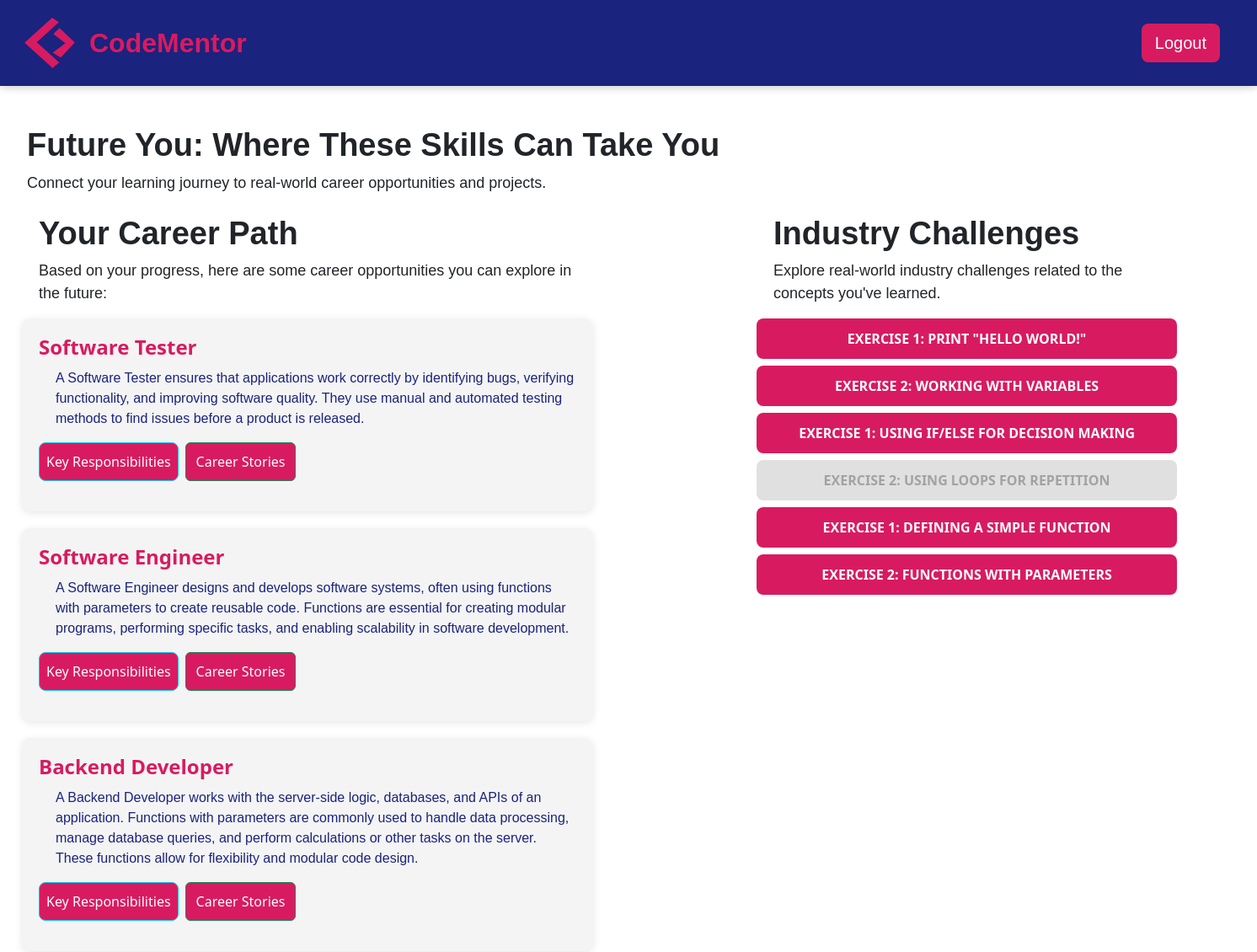
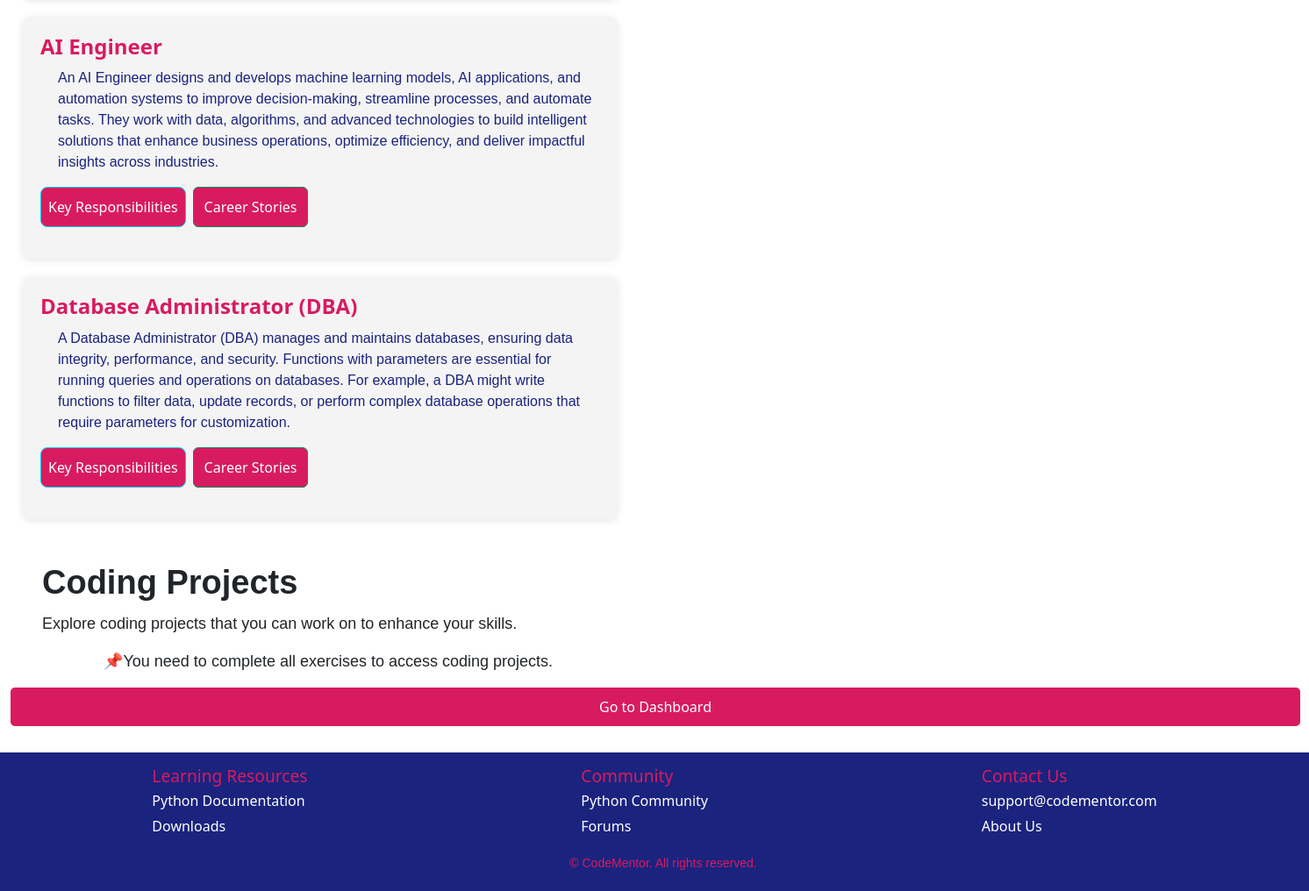
The app's page /future_you (signed in) with its own data (2 pictures, top to bottom).
### app.py (models this page shows, shortened)
class CareerSuggestions(db.Model):
    CSid = db.Column(db.Integer, primary_key=True)
    title = db.Column(db.String(100), nullable=False)
    description = db.Column(db.Text, nullable=False)
    exerciseid = db.Column(db.Integer, db.ForeignKey('exercise.exerciseid'), nullable=True)
    keyresponsibilities = db.Column(db.Text, nullable=True)
    exercise = db.relationship('Exercise', backref='career_suggestions', lazy=True)

class Exercise(db.Model):
    exerciseid = db.Column(db.Integer, primary_key=True)
    moduleid = db.Column(db.Integer, db.ForeignKey('module.moduleid'), nullable=False)
    title = db.Column(db.String(100), nullable=False)
    description = db.Column(db.Text, nullable=False)
    user_progress = db.relationship('UserExerciseProgress', backref='exercise', lazy=True)

### app.py (the view, shortened to what this page needs)
@app.route('/future_you', methods=['GET', 'POST'])
@login_required
def future_you():
    userid = current_user.userid
    user_module_progress = UserModuleProgress.query.filter_by(userid=userid).first()
    if user_module_progress:
        current_module_id = user_module_progress.moduleid
    else:
        current_module_id = None
    second_exercise_completed = check_if_second_exercise_completed(userid, current_module_id)
    exercises = Exercise.query.all()
    completed_exercises = UserExerciseProgress.query.filter_by(userid=userid, status='completed').all()
    career_suggestions = []
    seen_exercise_ids = set()
    for completed_exercise in completed_exercises:
        exercise = Exercise.query.get(completed_exercise.exerciseid)
        if exercise and completed_exercise.status == 'completed' and completed_exercise.exerciseid not in seen_exercise_ids:
            suggestions = CareerSuggestions.query.filter_by(exerciseid=exercise.exerciseid).all()
            career_suggestions.extend(suggestions)
            seen_exercise_ids.add(completed_exercise.exerciseid)
    completed_exercise_ids = {ex.exerciseid for ex in completed_exercises}
    exercises_with_status = []
    for exercise in exercises:
        exercises_with_status.append({
            'exerciseid': exercise.exerciseid,
            'title': exercise.title,
            'is_completed': exercise.exerciseid in completed_exercise_ids
        })
    if request.method == 'POST':
        if second_exercise_completed:
            return redirect(url_for('dashboard'))
        else:
            return redirect(url_for('exercises', module_id=current_module_id))
    all_exercises_completed = len(completed_exercise_ids) == len(exercises)
    coding_projects = []
    return render_template('future_you.html',
                           second_exercise_completed=second_exercise_completed,
                           career_suggestions=career_suggestions,
                           exercises_with_status=exercises_with_status,
                           coding_projects=coding_projects,
                           all_exercises_completed=all_exercises_completed)

### app.py (called while the page is built)
@login_manager.user_loader
def load_user(userid):
    return User.query.get(int(userid))

def check_if_second_exercise_completed(userid, module_id):
    second_exercise = Exercise.query.filter_by(moduleid=module_id).order_by(Exercise.exerciseid).offset(1).first()  # This grabs the second exercise based on the module
    if second_exercise:
        user_progress = UserExerciseProgress.query.filter_by(userid=userid, exerciseid=second_exercise.exerciseid).first()
        return user_progress is not None and user_progress.status == 'completed'
    return False

### templates/future_you.html (shortened to what this page needs)
{% extends 'base.html' %}
{% block content %}
    <div class="intro">
        <h1>Future You: Where These Skills Can Take You</h1>
        <p>Connect your learning journey to real-world career opportunities and projects.</p>
    </div>
<section class="future-you-section">
    <div class="container mt-4">
        <div class="row">
            <div class="col-md-8">
                <div style="max-width: 80%;">
                <h1 class="text-left">Your Career Path</h1>
                <p class="text-left" >Based on your progress, here are some career opportunities you can explore in the future:</p>
                </div>
                <div class="career-path-boxes-container">
                    {% if career_suggestions %}
                    <div class="career-paths-container">
                        {% for career in career_suggestions %}
                            <div class="career-path-box">
                                <h3 class="career-title">{{ career.title }}</h3>
                                <p class="career-description" >{{ career.description | safe }}</p>
                                <div class="d-flex gap-2">
                                    <button class="btn btn-info learn-more-btn" data-csid="{{ career.CSid }}">Key Responsibilities</button>
                                    <button class="btn btn-success career-stories-btn" data-csid="{{ career.CSid }}">Career Stories</button>
                                </div>
                            </div>
                        {% endfor %}
                    </div>
                    {% else %}
                        <p>No career suggestions available for this module yet.</p>
                    {% endif %}
                </div>
            </div>
            <div class="col-md-4">
                <div class="industry-challenges">
                    <h1>Industry Challenges</h1>
                    <p>Explore real-world industry challenges related to the concepts you've learned.</p>
                    <div class="d-grid gap-2">
                        {% for exercise in exercises_with_status %}
                            <button class="industry btn-primary"
                                {% if not exercise.is_completed %} disabled {% endif %}
                                    data-url="{{ url_for('industry_challenges', exercise_id=exercise.exerciseid) }}">
                                {{ exercise.title }}
                            </button>
                        {% endfor %}
                    </div>
                </div>
            </div>
        </div>
        <h1 style="margin-left: -50px; margin-top: 50px;">Coding Projects</h1>
        <p style="margin-left: -50px; margin-top: 10px;">Explore coding projects that you can work on to enhance your skills.</p>
        {% if all_exercises_completed %}
            <div class="row">
                {% for project in coding_projects %}
                <div class="col-md-4 mb-3">
                    <div class="card h-100">
                        <div class="card-body">
                            <h4 class="card-title"><strong>{{ project.title }}</strong></h4>
                            <p class="card-text">{{ project.description }}</p>
                            <h5 style="color: #1a237e">Concepts:</h5>
                            <ul>
                                {% for concept in project.concepts %}
                                    <li>{{ concept }}</li>
                                {% endfor %}
                            </ul>
                            <button class="btn vcode toggle-code-btn" data-id="project-{{ project.id }}">View Code</button>
                            <pre id="code-{{ project.id }}" style="display:none; color: #1a237e;"><code>{{ project.demoCode }}</code></pre>
                        </div>
                    </div>
                </div>
                {% endfor %}
            </div>
        {% else %}
            <p>📌You need to complete all exercises to access coding projects.</p>
        {% endif %}
    </div>
    {% if second_exercise_completed %}
        <form method="POST">
            <button type="submit" class="btn btn-custom">Go to Dashboard</button>
        </form>
    {% else %}
        <form method="POST">
            <button type="submit" class="btn btn-custom">Go to Exercises</button>
        </form>
    {% endif %}
</section>
{% endblock %}

### templates/base.html (shortened to what this page needs)
<!DOCTYPE html>
<html lang="en">
<head>
    <link rel="stylesheet" href="https://cdn.jsdelivr.net/npm/bootstrap@5.3.3/dist/css/bootstrap.min.css">
    <link rel="stylesheet" type="text/css" href="/static/css/styles.css">
    <link rel="stylesheet" href="https://cdnjs.cloudflare.com/ajax/libs/font-awesome/6.0.0-beta3/css/all.min.css">
</head>
<body>
    <header>
      <nav class="navbar navbar-expand-lg">
          <div class="container-fluid">
              <div class="logo-container d-flex align-items-center">
                  <svg width="20" height="20" viewBox="0 0 100 100"></svg>
                  <a class="navbar-brand" href="{{ url_for('home') }}">
                      <img src="/static/images/CMLogo.png" alt="CodeMentor Logo" class="logo-image">
                  </a>
                  <span class="logo-text">CodeMentor</span>
              </div>
              <div class="collapse navbar-collapse" id="navbarContent">
                <ul class="navbar-nav ms-auto d-flex gap-2">
                    {% if current_user.is_authenticated %}
                        {% if request.endpoint == 'exercises' %}
                            <li class="nav-item">
                              <a href="{{ url_for('dashboard') }}" class="btn btn-link back-arrow-btn">
                                  <i class="fas fa-arrow-left"></i>
                              </a>
                          </li>
                        {% else %}
                            <li class="nav-item">
                                <a href="{{ url_for('logout') }}" class="btn custom-btn-primary btn-lg">Logout</a>
                            </li>
                        {% endif %}
                    {% endif %}
                </ul>
              </div>
          </div>
      </nav>
    </header>
    <main class="container-fluid flex-grow-1">
        {% block content %}{% endblock %}
    </main>
    <div id="scroll-indicator" class="scroll-indicator">
    </div>
{% if request.endpoint not in ["login", "register", "dashboard", "exercises"] %}
<footer class="footer">
    <div class="footer-content">
      <div class="footer-section">
        <h3>Learning Resources</h3>
        <ul>
          <li><a href="https://www.python.org/doc/">Python Documentation</a></li>
          <li><a href="https://www.python.org/downloads/">Downloads</a></li>
        </ul>
      </div>
      <div class="footer-section">
        <h3>Community</h3>
        <ul>
          <li><a href="https://www.python.org/community/">Python Community</a></li>
          <li><a href="https://www.python.org/community/forums/">Forums</a></li>
        </ul>
      </div>
      <div class="footer-section">
        <h3>Contact Us</h3>
        <ul>
          <li><a href="mailto:support@codementor.com">support@codementor.com</a></li>
          <li><a href="https://codementor.com/about">About Us</a></li>
        </ul>
      </div>
    </div>
    <div class="footer-bottom">
      <p>&copy; {{ year }} CodeMentor. All rights reserved.</p>
    </div>
</footer>
{% endif %}
</body>
</html>

### static/css/styles.css (style rules this page uses)
header { box-shadow: 0 2px 10px rgba(0, 0, 0, 0.1); position: fixed; top: 0; width: 100%; z-index: 1000; }
body, html { margin: 0; padding: 0; height: 100%; }
body { display: flex; flex-direction: column; height: 100%; }
main { flex: 1; margin-top: 200px; }
h1 { font-weight: bold; font-size: 38px; font-family: Verdana, Geneva, Tahoma, sans-serif; margin-left: 20px; }
p { font-size: 18px; font-family: Verdana, Geneva, Tahoma, sans-serif; margin-left: 20px; }
.navbar { background: #1a237e; padding: 1rem 2rem; box-shadow: 0 2px 10px rgba(0,0,0,0.1); }
.logo-image { width: 60px; height: 60px; }
.logo-text { font-family: Verdana, Geneva, Tahoma, sans-serif; font-weight: bold; font-size: 32px; color: #D81B60; margin-left: 1px; display: inline-block; }
.logo-container { margin-left: -35px; }
.custom-btn-primary { background-color: #D81B60 !important; color: white !important; border: none !important; font-family: Verdana, Geneva, Tahoma, sans-serif; }
.navbar-nav { display: flex; flex-direction: row; gap: 15px; align-items: center; justify-content: flex-end; }
.scroll-indicator { position: fixed; bottom: 20px; left: 50%; transform: translateX(-50%); font-size: 2rem; color: #D81B60; cursor: pointer; animation: bounce 1.5s infinite; display: none; }
.footer { background-color: #1a237e; color: #ffffff; padding: 5px 20px; position: relative; width: 100%; margin-top: 30px; }
.footer-content { display: flex; justify-content: space-around; flex-wrap: wrap; gap: 5px; padding: 10px 0; }
.footer-section h3 { color: #D81B60; font-size: 1.2rem; margin-bottom: 5px; }
.footer-section ul { list-style: none; padding: 0; margin: 0; }
.footer-section ul li { margin-bottom: 5px; }
.footer-section ul li a { text-decoration: none; color: #ffffff; font-size: 1rem; }
.footer-bottom { text-align: center; margin-top: 5px; color: #D81B60; }
body, html { height: 100%; margin: 0; display: flex; flex-direction: column; }
.footer-bottom p { font-size: 14px; }
.intro { margin-top: -50px; padding-top: 0; margin-bottom: 20px; }
.col-md-8 { margin-left: -80px; padding-left: 20px; }
.industry-challenges { width: 120%; max-width: 500px; }
.career-paths-container { display: flex; flex-wrap: wrap; gap: 20px; justify-content: space-between; }
.career-path-box { background-color: #f4f4f4; padding: 20px; width: 80%; border-radius: 10px; box-shadow: 0 2px 10px rgba(0, 0, 0, 0.1); transition: transform 0.3s ease-in-out; }
.career-title { font-size: 1.5rem; font-weight: bold; color: #D81B60; text-decoration: none; }
.career-description { font-size: 1rem; color: #1a237e !important; margin-top: 10px; text-align: left; }
.btn-custom { background-color: #D81B60 !important; color: white; padding: 10px 20px; border: none; border-radius: 5px; font-size: 1rem; width: 1470px; }
.learn-more-btn { background-color: #D81B60; color: white; padding: 10px 08px; font-size: 1rem; border-radius: 8px; }
.career-stories-btn { background-color: #D81B60; cursor: pointer; }
.industry { background-color: #D81B60; color: white; border: none; padding: 12px 24px; font-size: 16px; font-weight: bold; text-transform: uppercase; border-radius: 8px; cursor: pointer; transition: background-color 0.3s ease, transform 0.2s ease; display: inline-block; text-align: center; }
.industry:disabled { background-color: #ccc; color: #666; cursor: not-allowed; box-shadow: none; opacity: 0.6; }

### records on screen
CareerSuggestions: title "Software Tester", description "A Software Tester ensures that applications work correctly by identifying bugs, verifying functionality, and improving software quality. They use manual and automated testing methods to find issues before a product is released."
CareerSuggestions: title "Software Engineer", description "A Software Engineer designs and develops software systems, often using functions with parameters to create reusable code. Functions are essential for creating modular programs, performing specific tasks, and enabling scalability in software development."
CareerSuggestions: title "Backend Developer", description "A Backend Developer works with the server-side logic, databases, and APIs of an application. Functions with parameters are commonly used to handle data processing, manage database queries, and perform calculations or other tasks on the server. These functions allow for flexibility and modular code design."
CareerSuggestions: title "AI Engineer", description "An AI Engineer designs and develops machine learning models, AI applications, and automation systems to improve decision-making, streamline processes, and automate tasks. They work with data, algorithms, and advanced technologies to build intelligent solutions that enhance business operations, optimize efficiency, and deliver impactful insights across industries."
CareerSuggestions: title "Database Administrator (DBA)", description "A Database Administrator (DBA) manages and maintains databases, ensuring data integrity, performance, and security. Functions with parameters are essential for running queries and operations on databases. For example, a DBA might write functions to filter data, update records, or perform complex database operations that require parameters for customization."
Exercise: title "EXERCISE 1: PRINT \"HELLO WORLD!\""
Exercise: title "EXERCISE 2: WORKING WITH VARIABLES"
Exercise: title "EXERCISE 1: USING IF/ELSE FOR DECISION MAKING"
Exercise: title "EXERCISE 2: USING LOOPS FOR REPETITION"
Exercise: title "EXERCISE 1: DEFINING A SIMPLE FUNCTION"
Exercise: title "EXERCISE 2: FUNCTIONS WITH PARAMETERS"
